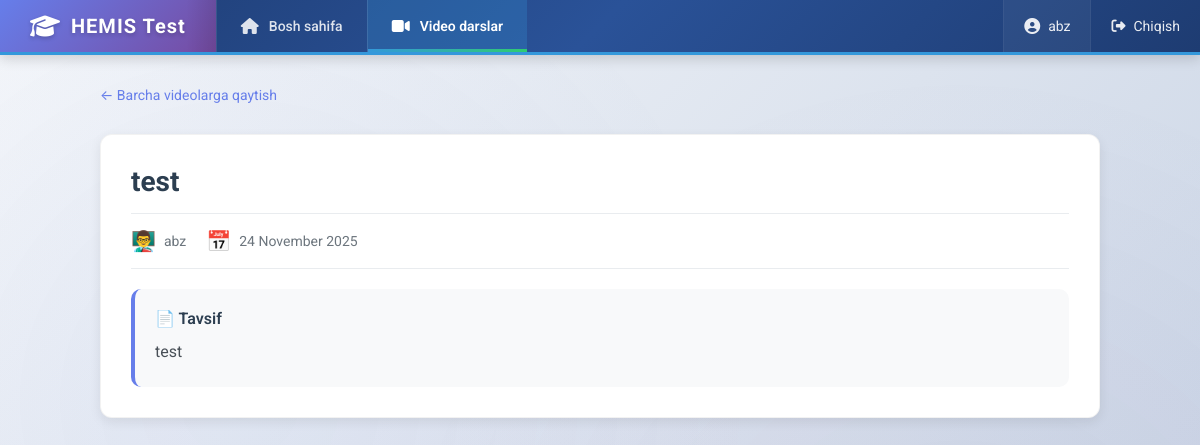
/watch-video/4/ (signed in), run on the app's committed database.
### main/models.py (models this page shows, shortened)
class VideoLesson(models.Model):
    teacher = models.ForeignKey(User, on_delete=models.CASCADE, related_name='video_lessons')
    title = models.CharField(max_length=200)
    description = models.TextField(blank=True)
    video_url = models.URLField(help_text="YouTube video havolasi")
    created_at = models.DateTimeField(auto_now_add=True)
    def get_video_id(self):
        if not self.video_url:
            return None
        try:
            if 'youtube.com/watch?v=' in self.video_url:
                return self.video_url.split('watch?v=')[1].split('&')[0]
            elif 'youtu.be/' in self.video_url:
                return self.video_url.split('youtu.be/')[1].split('?')[0]
            elif 'youtube.com/embed/' in self.video_url:
                return self.video_url.split('embed/')[1].split('?')[0]
            elif 'youtube.com/shorts/' in self.video_url:
                return self.video_url.split('shorts/')[1].split('?')[0]
        except Exception as e:
            print(f"Video ID olishda xato: {e}")
            return None
        return None

### main/views.py (the view)
# urls.py: path('watch-video/<int:video_id>/', views.watch_video, name='watch_video'),
@login_required
def watch_video(request, video_id):
    video = get_object_or_404(VideoLesson, id=video_id)
    return render(request, 'watch_video.html', {'video': video})

### templates/watch_video.html (shortened to what this page needs)
{% extends 'base.html' %}
{% block content %}
<div style="max-width: 1000px; margin: 0 auto;">
    <div style="margin-bottom: 30px;">
        <a href="{% url 'video_lessons' %}" style="color: #667eea; text-decoration: none; font-size: 14px; display: inline-flex; align-items: center; gap: 6px;">
            ← Barcha videolarga qaytish
        </a>
    </div>
    <div class="card" style="padding: 0; overflow: hidden;">
        <link rel="stylesheet" href="https://cdn.plyr.io/3.7.8/plyr.css" />
        <div style="padding: 30px;">
            <h2 style="color: #2c3e50; font-size: 28px; font-weight: 700; margin-bottom: 15px;">{{ video.title }}</h2>
            <div style="display: flex; gap: 20px; align-items: center; padding: 15px 0; border-top: 1px solid #e9ecef; border-bottom: 1px solid #e9ecef; margin-bottom: 20px;">
                <div style="display: flex; align-items: center; gap: 8px;">
                    <span style="font-size: 20px;">👨‍🏫</span>
                    <span style="color: #6c757d; font-size: 14px;">{{ video.teacher.username }}</span>
                </div>
                <div style="display: flex; align-items: center; gap: 8px;">
                    <span style="font-size: 20px;">📅</span>
                    <span style="color: #6c757d; font-size: 14px;">{{ video.created_at|date:"d F Y" }}</span>
                </div>
            </div>
            {% if video.description %}
            <div style="background: #f8f9fa; padding: 20px; border-radius: 10px; border-left: 4px solid #667eea;">
                <h4 style="color: #2c3e50; font-size: 16px; font-weight: 600; margin-bottom: 10px;">📄 Tavsif</h4>
                <p style="color: #495057; line-height: 1.8; white-space: pre-line;">{{ video.description }}</p>
            </div>
            {% endif %}
        </div>
    </div>
</div>
{% endblock %}

### templates/base.html (shortened to what this page needs)
<!DOCTYPE html>
<html lang="uz">
<head>
    <link rel="stylesheet" href="https://cdnjs.cloudflare.com/ajax/libs/font-awesome/6.4.0/css/all.min.css">
</head>
<body>
    {% if user.is_authenticated %}
    <nav class="navbar">
        <div class="navbar-container">
            <div class="navbar-brand">
                <h1><i class="fas fa-graduation-cap"></i> HEMIS Test</h1>
            </div>
            <div class="navbar-menu">
                <a href="{% url 'dashboard' %}" class="{% if request.resolver_match.url_name == 'dashboard' %}active{% endif %}">
                    <i class="fas fa-home"></i> Bosh sahifa
                </a>
                <a href="{% url 'video_lessons' %}" class="{% if 'video' in request.path %}active{% endif %}">
                    <i class="fas fa-video"></i> Video darslar
                </a>
            </div>
            <div class="navbar-right">
                <span class="navbar-user">
                    <i class="fas fa-user-circle"></i>
                    {{ user.username }}
                </span>
                <a href="{% url 'logout' %}" class="navbar-logout">
                    <i class="fas fa-sign-out-alt"></i> Chiqish
                </a>
            </div>
        </div>
    </nav>
    {% endif %}
    <div class="container">
        {% block content %}
        {% endblock %}
    </div>
</body>
</html>

### templates/base.html (style rules this page uses)
* { margin: 0; padding: 0; box-sizing: border-box; }
body { font-family: 'Roboto', -apple-system, BlinkMacSystemFont, sans-serif; background: linear-gradient(135deg, #f5f7fa 0%, #c3cfe2 100%); min-height: 100vh; position: relative; }
body::before { content: ''; position: fixed; top: 0; left: 0; right: 0; bottom: 0; background: radial-gradient(circle at 20% 50%, rgba(102, 126, 234, 0.05) 0%, transparent 50%), radial-gradient(circle at 80% 80%, rgba(118, 75, 162, 0.05) 0%, transparent 50%); pointer-events: none; z-index: 0; }
.navbar { background: linear-gradient(135deg, #1e3c72 0%, #2a5298 50%, #1e3c72 100%); box-shadow: 0 4px 12px rgba(0,0,0,0.15); position: sticky; top: 0; z-index: 1000; border-bottom: 3px solid #3498db; }
.navbar-container { max-width: 1400px; margin: 0 auto; display: flex; justify-content: space-between; align-items: stretch; padding: 0; }
.navbar-brand { display: flex; align-items: center; padding: 0 30px; background: linear-gradient(135deg, #667eea 0%, #764ba2 100%); position: relative; }
.navbar-brand::after { content: ''; position: absolute; right: 0; top: 0; bottom: 0; width: 30px; background: linear-gradient(to right, transparent, rgba(0,0,0,0.1)); }
.navbar-brand h1 { color: white; font-size: 20px; font-weight: 700; letter-spacing: 1px; text-shadow: 0 2px 4px rgba(0,0,0,0.2); display: flex; align-items: center; gap: 10px; }
.navbar-brand h1 i { font-size: 24px; animation: pulse 2s infinite; }
.navbar-menu { display: flex; align-items: stretch; flex: 1; }
.navbar-menu a { color: rgba(255,255,255,0.85); text-decoration: none; padding: 18px 24px; transition: all 0.3s; font-size: 14px; font-weight: 500; border-left: 1px solid rgba(255,255,255,0.1); display: flex; align-items: center; gap: 10px; position: relative; }
.navbar-menu a::before { content: ''; position: absolute; bottom: 0; left: 0; right: 0; height: 3px; background: linear-gradient(90deg, #3498db, #2ecc71); transform: scaleX(0); transition: transform 0.3s; }
.navbar-menu a.active { background: rgba(52, 152, 219, 0.25); color: white; font-weight: 600; }
.navbar-menu a.active::before { transform: scaleX(1); }
.navbar-menu a i { font-size: 16px; }
.navbar-right { display: flex; align-items: stretch; border-left: 1px solid rgba(255,255,255,0.1); }
.navbar-user { color: rgba(255,255,255,0.9); padding: 18px 20px; font-size: 14px; font-weight: 400; display: flex; align-items: center; gap: 8px; background: rgba(255,255,255,0.05); }
.navbar-user i { font-size: 16px; }
.navbar-logout { color: rgba(255,255,255,0.9); text-decoration: none; padding: 18px 20px; transition: all 0.2s; font-size: 14px; display: flex; align-items: center; gap: 8px; border-left: 1px solid rgba(255,255,255,0.1); }
.container { max-width: 1400px; margin: 0 auto; padding: 30px; position: relative; z-index: 1; }
.card { background: white; border-radius: 12px; padding: 24px; box-shadow: 0 4px 12px rgba(0,0,0,0.08); margin-bottom: 20px; border: 1px solid rgba(0,0,0,0.05); transition: all 0.3s; position: relative; overflow: hidden; }
.card::before { content: ''; position: absolute; top: 0; left: 0; right: 0; height: 4px; background: linear-gradient(90deg, #667eea, #764ba2, #f093fb); transform: scaleX(0); transition: transform 0.3s; }

### data on the page
VideoLesson: title "test", teacher.username "abz", created_at "24 November 2025", description "test"

### other printed values
{{ user.username }} "abz"
